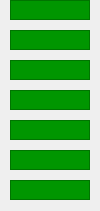
   <widget class="QWidget" native="1" name="widget_3" >
    <property name="geometry" >
     <rect>
      <x>200</x>
      <y>30</y>
      <width>100</width>
      <height>211</height>
     </rect>
    </property>
    <property name="styleSheet" >
     <string>color: rgb(0, 0, 0);</string>
    </property>
    <widget class="CALabel" name="caLabel" >
     <property name="geometry" >
      <rect>
       <x>10</x>
       <y>0</y>
       <width>80</width>
       <height>20</height>
      </rect>
     </property>
     <property name="font" >
      <font/>
     </property>
     <property name="styleSheet" >
      <string>QWidget { background-color: #009600; }</string>
     </property>
     <property name="frameShape" >
      <enum>QFrame::StyledPanel</enum>
     </property>
     <property name="alignment" >
      <set>Qt::AlignRight|Qt::AlignTrailing|Qt::AlignVCenter</set>
     </property>
     <property name="indent" >
      <number>10</number>
     </property>
     <property name="pvname" >
      <string>QDS:PFC_01UP_CHV:C09:AI03:V_OUT</string>
     </property>
     <property name="dmode" stdset="0" >
      <enum>CALabel::Double</enum>
     </property>
     <property name="cmode" stdset="0" >
      <enum>CALabel::Alarm</enum>
     </property>
    </widget>
    <widget class="CALabel" name="caLabel_2" >
     <property name="geometry" >
      <rect>
       <x>10</x>
       <y>30</y>
       <width>80</width>
       <height>20</height>
      </rect>
     </property>
     <property name="font" >
      <font/>
     </property>
     <property name="styleSheet" >
      <string>QWidget { background-color: #009600; }</string>
     </property>
     <property name="frameShape" >
      <enum>QFrame::StyledPanel</enum>
     </property>
     <property name="alignment" >
      <set>Qt::AlignRight|Qt::AlignTrailing|Qt::AlignVCenter</set>
     </property>
     <property name="indent" >
      <number>10</number>
     </property>
     <property name="pvname" >
      <string>QDS:PFC_01UP_BHV:B21:AI03:V_OUT</string>
     </property>
     <property name="dmode" stdset="0" >
      <enum>CALabel::Double</enum>
     </property>
     <property name="cmode" stdset="0" >
      <enum>CALabel::Alarm</enum>
     </property>
    </widget>
    <widget class="CALabel" name="caLabel_3" >
     <property name="geometry" >
      <rect>
       <x>10</x>
       <y>60</y>
       <width>80</width>
       <height>20</height>
      </rect>
     </property>
     <property name="font" >
      <font/>
     </property>
     <property name="styleSheet" >
      <string>QWidget { background-color: #009600; }</string>
     </property>
     <property name="frameShape" >
      <enum>QFrame::StyledPanel</enum>
     </property>
     <property name="alignment" >
      <set>Qt::AlignRight|Qt::AlignTrailing|Qt::AlignVCenter</set>
     </property>
     <property name="indent" >
      <number>10</number>
     </property>
     <property name="pvname" >
      <string>QDS:PFC_01LO_CHV:C10:AI03:V_OUT</string>
     </property>
     <property name="dmode" stdset="0" >
      <enum>CALabel::Double</enum>
     </property>
     <property name="cmode" stdset="0" >
      <enum>CALabel::Alarm</enum>
     </property>
    </widget>
    <widget class="CALabel" name="caLabel_4" >
     <property name="geometry" >
      <rect>
       <x>10</x>
       <y>90</y>
       <width>80</width>
       <height>20</height>
      </rect>
     </property>
     <property name="font" >
      <font/>
     </property>
     <property name="styleSheet" >
      <string>QWidget { background-color: #009600; }</string>
     </property>
     <property name="frameShape" >
      <enum>QFrame::StyledPanel</enum>
     </property>
     <property name="alignment" >
      <set>Qt::AlignRight|Qt::AlignTrailing|Qt::AlignVCenter</set>
     </property>
     <property name="indent" >
      <number>10</number>
     </property>
     <property name="pvname" >
      <string>QDS:PFC_01LO_BHV:B22:AI03:V_OUT</string>
     </property>
     <property name="dmode" stdset="0" >
      <enum>CALabel::Double</enum>
     </property>
     <property name="cmode" stdset="0" >
      <enum>CALabel::Alarm</enum>
     </property>
    </widget>
    <widget class="CALabel" name="caLabel_5" >
     <property name="geometry" >
      <rect>
       <x>10</x>
       <y>120</y>
       <width>80</width>
       <height>20</height>
      </rect>
     </property>
     <property name="font" >
      <font/>
     </property>
     <property name="styleSheet" >
      <string>QWidget { background-color: #009600; }</string>
     </property>
     <property name="frameShape" >
      <enum>QFrame::StyledPanel</enum>
     </property>
     <property name="alignment" >
      <set>Qt::AlignRight|Qt::AlignTrailing|Qt::AlignVCenter</set>
     </property>
     <property name="indent" >
      <number>10</number>
     </property>
     <property name="pvname" >
      <string>QDS:PFB_01UN_CHV:C11:AI03:V_OUT</string>
     </property>
     <property name="dmode" stdset="0" >
      <enum>CALabel::Double</enum>
     </property>
     <property name="cmode" stdset="0" >
      <enum>CALabel::Alarm</enum>
     </property>
    </widget>
    <widget class="CALabel" name="caLabel_6" >
     <property name="geometry" >
      <rect>
       <x>10</x>
       <y>150</y>
       <width>80</width>
       <height>20</height>
      </rect>
     </property>
     <property name="font" >
      <font/>
     </property>
     <property name="styleSheet" >
      <string>QWidget { background-color: #009600; }</string>
     </property>
     <property name="frameShape" >
      <enum>QFrame::StyledPanel</enum>
     </property>
     <property name="alignment" >
      <set>Qt::AlignRight|Qt::AlignTrailing|Qt::AlignVCenter</set>
     </property>
     <property name="indent" >
      <number>10</number>
     </property>
     <property name="pvname" >
      <string>QDS:PFB_01LP_CHV:C12:AI03:V_OUT</string>
     </property>
     <property name="dmode" stdset="0" >
      <enum>CALabel::Double</enum>
     </property>
     <property name="cmode" stdset="0" >
      <enum>CALabel::Alarm</enum>
     </property>
    </widget>
    <widget class="CALabel" name="caLabel_7" >
     <property name="geometry" >
      <rect>
       <x>10</x>
       <y>180</y>
       <width>80</width>
       <height>20</height>
      </rect>
     </property>
     <property name="font" >
      <font/>
     </property>
     <property name="styleSheet" >
      <string>QWidget { background-color: #009600; }</string>
     </property>
     <property name="frameShape" >
      <enum>QFrame::StyledPanel</enum>
     </property>
     <property name="alignment" >
      <set>Qt::AlignRight|Qt::AlignTrailing|Qt::AlignVCenter</set>
     </property>
     <property name="indent" >
      <number>10</number>
     </property>
     <property name="pvname" >
      <string>QDS:PFB_01IT_CHV:C13:AI03:V_OUT</string>
     </property>
     <property name="dmode" stdset="0" >
      <enum>CALabel::Double</enum>
     </property>
     <property name="cmode" stdset="0" >
      <enum>CALabel::Alarm</enum>
     </property>
    </widget>
   </widget>
